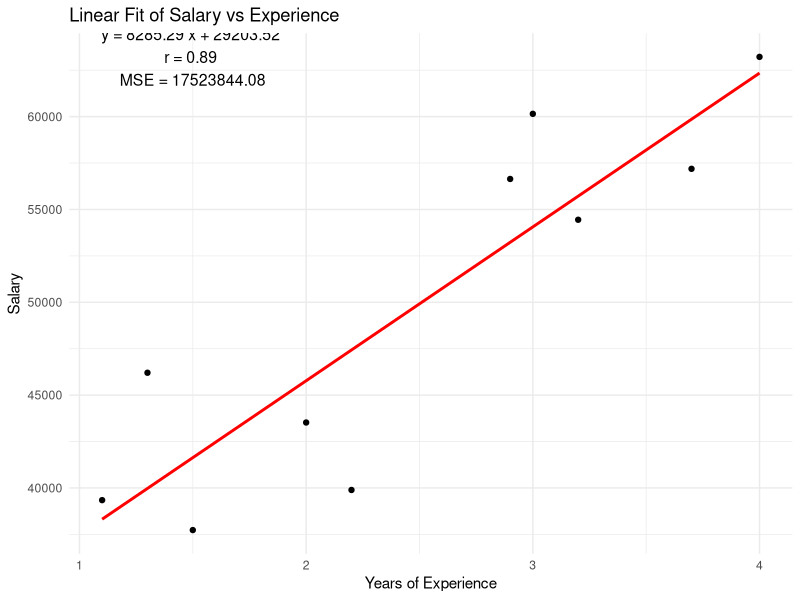
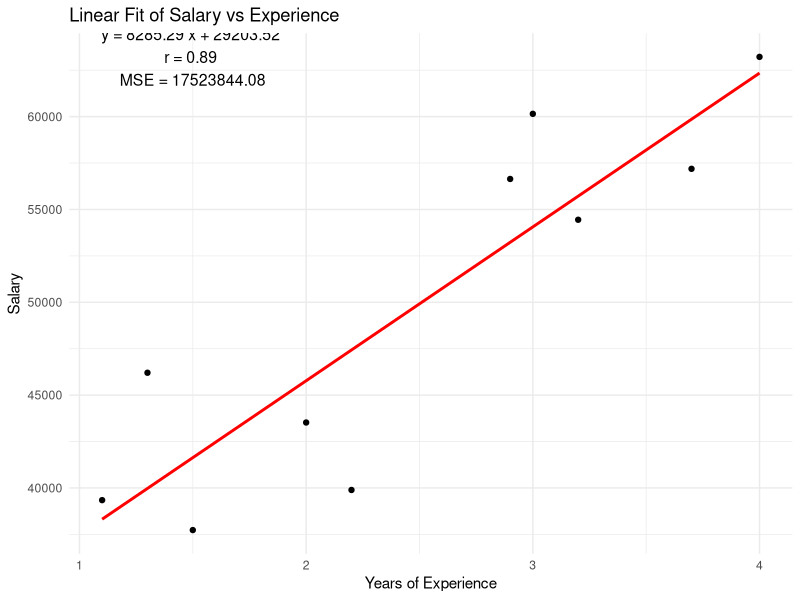

Here is the R script that generated these plots, in order:
library(ggplot2)

dataset <- read.csv("regression_data.csv")

#data
df <- data.frame(
  x = dataset$YearsExperience,
  y = dataset$Salary)

#fit model
model <- lm(y ~ x, data = df)
slope <- coef(model)[2]
intercept <- coef(model)[1]
r <- cor(df$x, df$y)
pred <- predict(model)
mse <- mean((df$y - pred)^2)

#plot
ggplot(df, aes(x = x, y = y)) +
  geom_point() +
  geom_smooth(method = "lm", se = FALSE, color = "red") +
  annotate("text", x = 1.5, y = max(df$y) - 0.5,
           label = paste("y =", round(slope, 2), "x +", round(intercept, 2),
                         "\nr =", round(r, 2), "\nMSE =", round(mse, 2)),
           size = 4) +
  labs(title = "Linear Fit of Salary vs Experience",
       x = "Years of Experience", y = "Salary") +
  theme_minimal()

ggsave("regression_plot_r.png")
